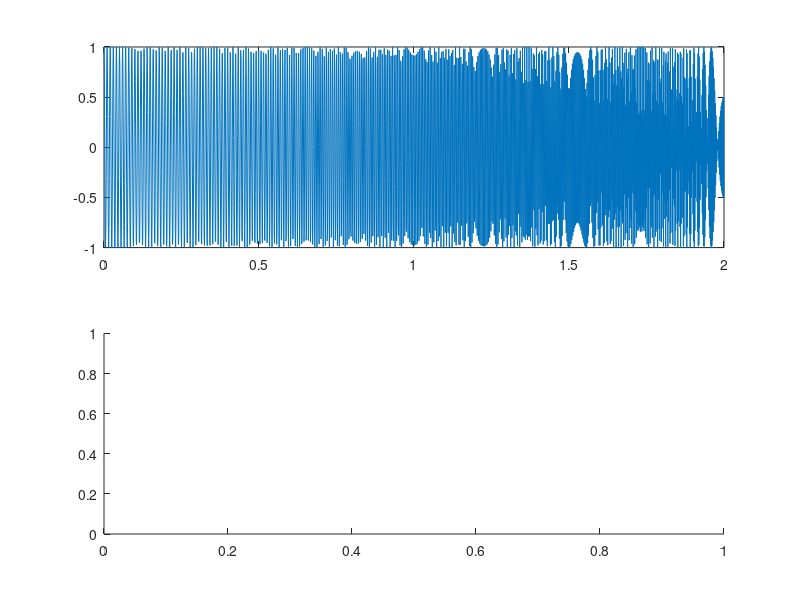

The MATLAB script that drew this image: (Note: this script raises an error after producing the figure.)
% Filters and Frequency Space
    % Who 
    % When and Contact
    % Version

%% 0 Init
clear all
close all
clc


%% 3 Continued from Lecture
fs = 1000;
figure
wind = chebwin(256);
overl1 = length(wind)-1;
fPoints = 0:10:500;
t = 0:1/fs:2;
yChrp = chirp(t,100,1,200,'quadratic');
sound(yChrp,fs)
subplot(2,1,1)
plot(t,yChrp)
subplot(2,1,2)
spectrogram(yChrp,wind,overl1,fPoints,fs,'yaxis')


%% 4 Continued from Lecture


order = 5
[B,A] = butter(order, .6, 'low')
[B2,A2] = butter(order, .6, 'high')
[B3,A3] = cheby1(order, 5, .6, 'low')
[B4,A4] = cheby1(order, 5, .6, 'high')

fvtool(B,A)
fvtool(B2,A2)
fvtool(B3,A3)


%% 5 Again Continued from the Lecture Code

yLow = filtfilt(B3,A3,yChrp)
yHigh = filtfilt(B4,A4,yChrp)
yBand = filtfilt(B3,A3,yHigh)

figure
subplot(4,1,1)
spectrogram(yChrp,wind,overl1, fPoints,fs,'yaxis')
subplot(4,1,2)
spectrogram(yLow,wind,overl1, fPoints,fs,'yaxis')
subplot(4,1,3)
spectrogram(yHigh,wind,overl1, fPoints,fs,'yaxis')
subplot(4,1,4)
spectrogram(yBand,wind,overl1, fPoints,fs,'yaxis')

sound(yChrp,fs)
pause
sound(yLow,fs)
pause
sound(yHigh,fs)
pause
sound(yBand,fs)


